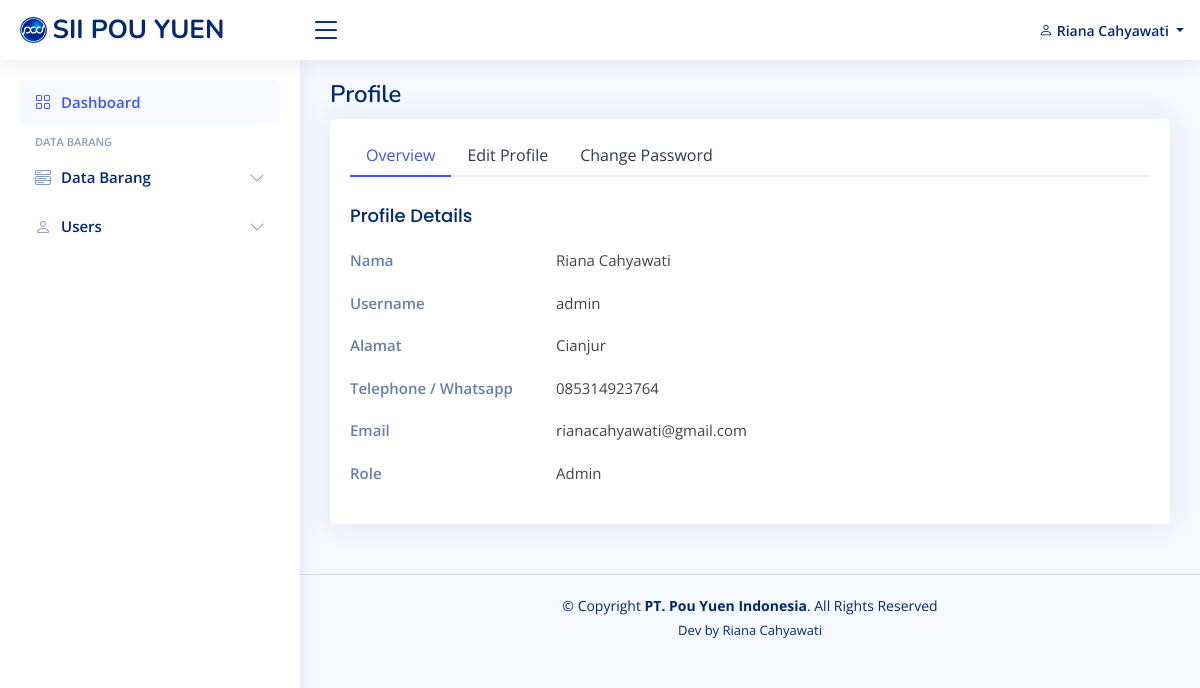
/view_users/users-profile.php (signed in), run on an earlier commit of the app's database.
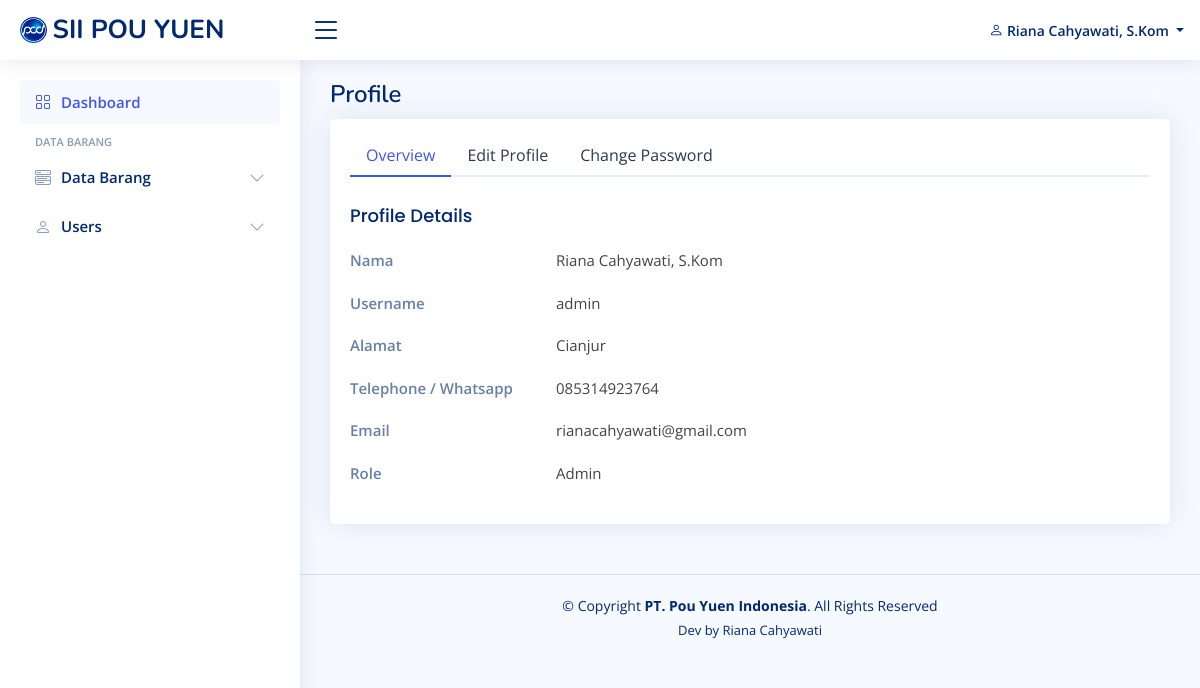
And on a later commit of the database.
### tables this page shows
CREATE TABLE `users` (
  `id` int(11) NOT NULL,
  `nama` varchar(255) NOT NULL,
  `username` varchar(255) NOT NULL,
  `password` varchar(255) NOT NULL,
  `email` varchar(100) NOT NULL,
  `phone` varchar(100) NOT NULL,
  `alamat` varchar(255) NOT NULL,
  `role_id` int(11) NOT NULL
);

CREATE TABLE `users_role` (
  `id_role` int(11) NOT NULL,
  `role_name` varchar(255) NOT NULL
);

### functions.php (called while the page is built, shortened)
<?php
$conn = mysqli_connect("localhost", "root", "", "db_pouyuen");
function query($query)
{
    global $conn;
    $result = mysqli_query($conn, $query);
    $rows = [];
    while ($row = mysqli_fetch_assoc($result)) {
        $rows[] = $row;
    }
    return $rows;
}

### view_users/users-profile.php (the view, shortened to what this page needs)
<?php
include "../view_template/header.php";
include "../view_template/topbar.php";
include "../view_template/sidebar.php";
$id = $_SESSION['id'];
$users = query("SELECT * FROM users INNER JOIN users_role ON users.role_id = users_role.id_role WHERE id = $id")[0];
?>
<main id="main" class="main">
  <div class="pagetitle">
    <h1>Profile</h1>
  </div>
  <section class="section profile">
    <div class="row">
      <div class="col">
        <div class="card">
          <div class="card-body pt-3">
            <ul class="nav nav-tabs nav-tabs-bordered">
              <li class="nav-item">
                <button class="nav-link active" data-bs-toggle="tab" data-bs-target="#profile-overview">Overview</button>
              </li>
              <li class="nav-item">
                <button class="nav-link" data-bs-toggle="tab" data-bs-target="#profile-edit">Edit Profile</button>
              </li>
              <li class="nav-item">
                <button class="nav-link" data-bs-toggle="tab" data-bs-target="#profile-change-password">Change Password</button>
              </li>
            </ul>
            <div class="tab-content pt-2">
              <div class="tab-pane fade show active profile-overview" id="profile-overview">
                <h5 class="card-title">Profile Details</h5>
                <div class="row">
                  <div class="col-lg-3 col-md-4 label ">Nama</div>
                  <div class="col-lg-9 col-md-8"><?= $users['nama']; ?></div>
                </div>
                <div class="row">
                  <div class="col-lg-3 col-md-4 label ">Username</div>
                  <div class="col-lg-9 col-md-8"><?= $users['username']; ?></div>
                </div>
                <div class="row">
                  <div class="col-lg-3 col-md-4 label">Alamat</div>
                  <div class="col-lg-9 col-md-8"><?= $users['alamat']; ?></div>
                </div>
                <div class="row">
                  <div class="col-lg-3 col-md-4 label">Telephone / Whatsapp</div>
                  <div class="col-lg-9 col-md-8"><?= $users['phone']; ?></div>
                </div>
                <div class="row">
                  <div class="col-lg-3 col-md-4 label">Email</div>
                  <div class="col-lg-9 col-md-8"><?= $users['email']; ?></div>
                </div>
                <div class="row">
                  <div class="col-lg-3 col-md-4 label">Role</div>
                  <div class="col-lg-9 col-md-8"><?= $users['role_name']; ?></div>
                </div>
              </div>
            </div>
          </div>
        </div>
      </div>
    </div>
  </section>
</main>
<?php include "../view_template/footer.php"; ?>

### view_template/header.php (shortened to what this page needs)
<?php
require "../functions.php";
?>
<!DOCTYPE html>
<html lang="en">
<head>
  <link href="../assets/vendor/bootstrap/css/bootstrap.min.css" rel="stylesheet">
  <link href="../assets/vendor/bootstrap-icons/bootstrap-icons.css" rel="stylesheet">
  <link href="../assets/vendor/boxicons/css/boxicons.min.css" rel="stylesheet">
  <link href="../assets/vendor/quill/quill.snow.css" rel="stylesheet">
  <link href="../assets/vendor/quill/quill.bubble.css" rel="stylesheet">
  <link href="../assets/vendor/remixicon/remixicon.css" rel="stylesheet">
  <link href="../assets/vendor/simple-datatables/style.css" rel="stylesheet">
  <link href="../assets/css/style.css" rel="stylesheet">
</head>
<body>

### view_template/topbar.php (shortened to what this page needs)
<?php
$id = $_SESSION['id'];
$users = query("SELECT * FROM users INNER JOIN users_role ON users.role_id = users_role.id_role WHERE id = $id")[0];
?>
<header id="header" class="header fixed-top d-flex align-items-center">
  <div class="d-flex align-items-center justify-content-between">
    <a href="index.html" class="logo d-flex align-items-center">
      <img src="../assets/img/logopouyuen.png">
      <span class="d-none d-lg-block">SII POU YUEN</span>
    </a>
    <i class="bi bi-list toggle-sidebar-btn"></i>
  </div>
  <nav class="header-nav ms-auto">
    <ul class="d-flex align-items-center">
      <li class="nav-item dropdown pe-3">
        <a class="nav-link nav-profile d-flex align-items-center pe-0" href="#" data-bs-toggle="dropdown">
          <span class="d-none d-md-block dropdown-toggle ps-2"><i class="bi bi-person"></i> <?= $users['nama']; ?> </span>
        </a>
      </li>
    </ul>
  </nav>
</header>

### view_template/sidebar.php (shortened to what this page needs)
<aside id="sidebar" class="sidebar">
  <ul class="sidebar-nav" id="sidebar-nav">
    <li class="nav-item">
      <a class="nav-link " href="../view_admin/index.php">
        <i class="bi bi-grid"></i>
        <span>Dashboard</span>
      </a>
    </li>
    <li class="nav-heading">Data Barang</li>
    <li class="nav-item">
      <a class="nav-link collapsed" data-bs-target="#item" data-bs-toggle="collapse" href="#">
        <i class="bi bi-menu-button-wide"></i><span>Data Barang</span><i class="bi bi-chevron-down ms-auto"></i>
      </a>
    </li>
    <li class="nav-item">
      <a class="nav-link collapsed" data-bs-target="#users" data-bs-toggle="collapse" href="#">
        <i class="bi bi-person"></i><span>Users</span><i class="bi bi-chevron-down ms-auto"></i>
      </a>
    </li>
  </ul>
</aside>

### view_template/footer.php (shortened to what this page needs)
<footer id="footer" class="footer">
  <div class="copyright">
    &copy; Copyright <strong><span>PT. Pou Yuen Indonesia</span></strong>. All Rights Reserved
  </div>
  <div class="credits">
    Dev by Riana Cahyawati</a>
  </div>
</footer>
</body>
</html>

### assets/css/style.css (style rules this page uses)
:root { scroll-behavior: smooth; }
body { font-family: "Open Sans", sans-serif; background: #f6f9ff; color: #444444; }
a { color: #4154f1; text-decoration: none; }
h1, h2, h3, h4, h5, h6 { font-family: "Nunito", sans-serif; }
#main { margin-top: 60px; padding: 20px 30px; transition: all 0.3s; }
.pagetitle { margin-bottom: 10px; }
.pagetitle h1 { font-size: 24px; margin-bottom: 0; font-weight: 600; color: #012970; }
.card { margin-bottom: 30px; border: none; border-radius: 5px; box-shadow: 0px 0 30px rgba(1, 41, 112, 0.1); }
.card-title { padding: 20px 0 15px 0; font-size: 18px; font-weight: 500; color: #012970; font-family: "Poppins", sans-serif; }
.card-body { padding: 0 20px 20px 20px; }
.nav-tabs-bordered { border-bottom: 2px solid #ebeef4; }
.nav-tabs-bordered .nav-link { margin-bottom: -2px; border: none; color: #2c384e; }
.nav-tabs-bordered .nav-link.active { background-color: #fff; color: #4154f1; border-bottom: 2px solid #4154f1; }
.logo { line-height: 1; }
@media (min-width: 1200px) { .logo { width: 280px; } }
.logo img { max-height: 26px; margin-right: 6px; }
.logo span { font-size: 26px; font-weight: 700; color: #012970; font-family: "Nunito", sans-serif; }
.header { transition: all 0.5s; z-index: 997; height: 60px; box-shadow: 0px 2px 20px rgba(1, 41, 112, 0.1); background-color: #fff; padding-left: 20px; }
.header .toggle-sidebar-btn { font-size: 32px; padding-left: 10px; cursor: pointer; color: #012970; }
.header-nav ul { list-style: none; }
.header-nav > ul { margin: 0; padding: 0; }
.header-nav .nav-profile { color: #012970; }
.header-nav .nav-profile span { font-size: 14px; font-weight: 600; }
.sidebar { position: fixed; top: 60px; left: 0; bottom: 0; width: 300px; z-index: 996; transition: all 0.3s; padding: 20px; overflow-y: auto; scrollbar-width: thin; scrollbar-color: #aab7cf transparent; box-shadow: 0px 0px 20px rgba(1, 41, 112, 0.1); background-color: #fff; }
@media (min-width: 1200px) { #main, #footer { margin-left: 300px; } }
.sidebar-nav { padding: 0; margin: 0; list-style: none; }
.sidebar-nav li { padding: 0; margin: 0; list-style: none; }
.sidebar-nav .nav-item { margin-bottom: 5px; }
.sidebar-nav .nav-heading { font-size: 11px; text-transform: uppercase; color: #899bbd; font-weight: 600; margin: 10px 0 5px 15px; }
.sidebar-nav .nav-link { display: flex; align-items: center; font-size: 15px; font-weight: 600; color: #4154f1; transition: 0.3; background: #f6f9ff; padding: 10px 15px; border-radius: 4px; }
.sidebar-nav .nav-link i { font-size: 16px; margin-right: 10px; color: #4154f1; }
.sidebar-nav .nav-link.collapsed { color: #012970; background: #fff; }
.sidebar-nav .nav-link.collapsed i { color: #899bbd; }
.sidebar-nav .nav-link .bi-chevron-down { margin-right: 0; transition: transform 0.2s ease-in-out; }
.profile .profile-overview .row { margin-bottom: 20px; font-size: 15px; }
.profile .profile-overview .card-title { color: #012970; }
.profile .profile-overview .label { font-weight: 600; color: rgba(1, 41, 112, 0.6); }
.footer { padding: 20px 0; font-size: 14px; transition: all 0.3s; border-top: 1px solid #cddfff; }
.footer .copyright { text-align: center; color: #012970; }
.footer .credits { padding-top: 5px; text-align: center; font-size: 13px; color: #012970; }

What changed in the data, as far as the page shows it:
changed users "admin": nama "Riana Cahyawati" → "Riana Cahyawati, S.Kom"
